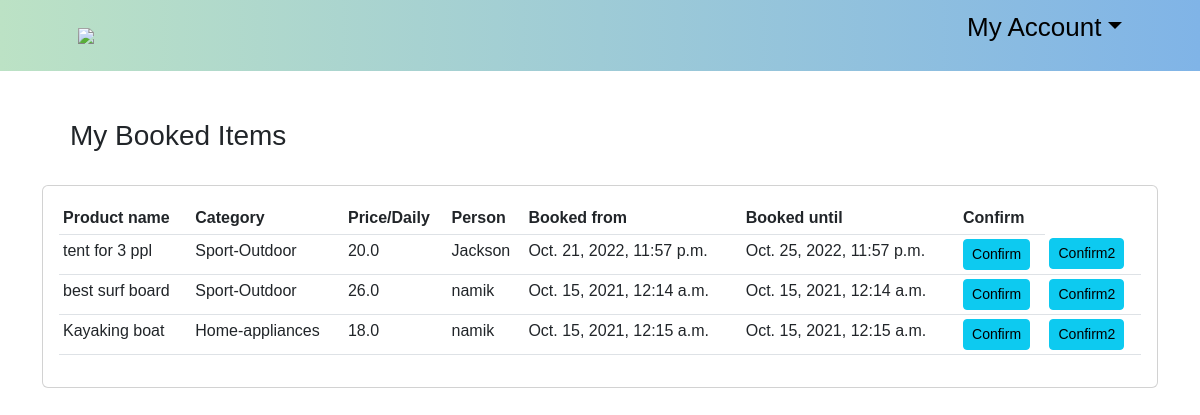
Page /my-booked-items/2/ (signed in) on the earlier database version.
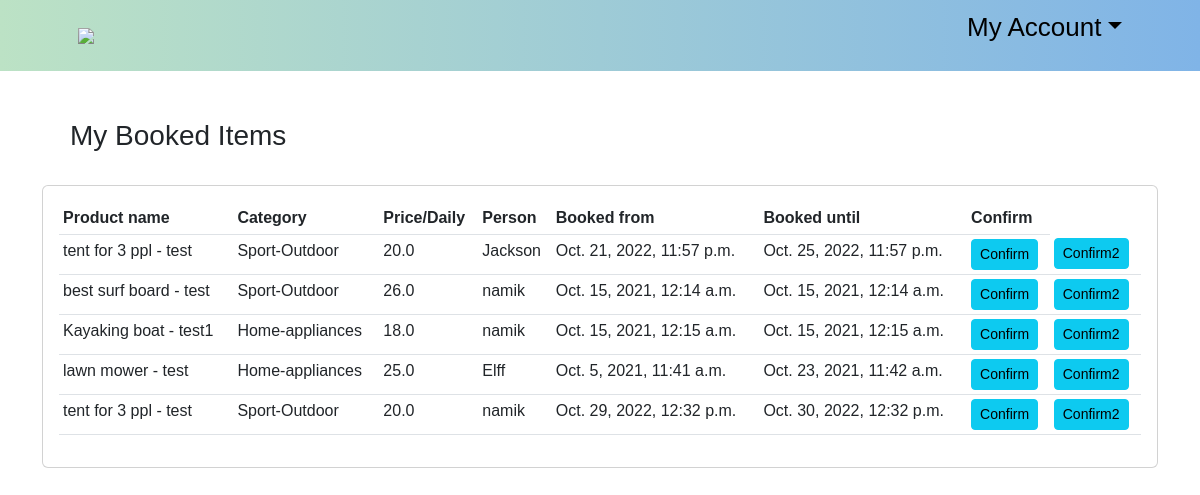
Same page on the later database version.
### ecommerce/models.py (models this page shows, shortened)
class Order_list(models.Model):
    STATUS = (('Pending', 'Pending'),
              ('Out for delivery', 'Out_for_delivery'),
              ('Delivered', 'Delivered'))
    customer = models.ForeignKey(Customer, null=True, on_delete=models.SET_NULL)
    product = models.ForeignKey(Product, null=True, on_delete=models.SET_NULL)
    date_ordered = models.DateTimeField(auto_now_add=True, null=True)
    complete = models.BooleanField(default=True)
    rent_from = models.DateTimeField(null=True)
    rent_to = models.DateTimeField(null=True)
    id = models.AutoField(primary_key=True)

class Product(models.Model):
    CATEGORY = (
                ('Sport-Outdoor', 'Sport & Outdoor'),
                ('Drones-cameras', 'Drones & cameras'),
                ('Electronics', 'Electronics'),
                ('Home-appliances', 'Home appliances'),
                ('Musical-equipments', 'Musical equipments'),
                ('Accessories','Accessories'),
                )
    customer = models.ForeignKey(Customer, null=True, on_delete=models.SET_NULL)
    name = models.CharField(max_length=200, null=True)
    price = models.FloatField(null=True)
    category = models.CharField(max_length=200, null=True,choices=CATEGORY)
    description = models.CharField(max_length=200, null=True, blank=True)
    date_created= models.DateTimeField(auto_now_add=True, null=True)
    available_from = models.DateTimeField(null=True)
    available_to = models.DateTimeField(null=True)
    item_pic = models.ImageField( null=True)
    item_pic_2 = models.ImageField(null=True, blank=True)
    item_pic_3 = models.ImageField(null=True, blank=True)
    item_pic_4 = models.ImageField(null=True, blank=True)
    def __str__(self):
        return self.name

class Customer (models.Model):
    user= models.OneToOneField(User, null=True, on_delete=models.CASCADE)
    name = models.CharField(max_length=100, null=True)
    phone=models.CharField(max_length=100, null=True)
    email=models.CharField(max_length=100, null=True)
    date_created= models.DateTimeField(auto_now_add=True)
    address = models.CharField(verbose_name="Address", max_length=100, null=True, blank=True)
    town = models.CharField(verbose_name="Town/City", max_length=100, null=True, blank=True)
    post_code = models.CharField(verbose_name="Post Code", max_length=8, null=True, blank=True)
    country = models.CharField(verbose_name="Country", max_length=100, null=True, blank=True)
    latitude = models.CharField(verbose_name="Latitude", max_length=50, null=True, blank=True)
    longitude = models.CharField(verbose_name="Longitude", max_length=50, null=True, blank=True)
    def __str__(self):
        return self.name

### ecommerce/views.py (the view)
# urls.py: path('my-booked-items/<str:pk>/', views.mybookeditems, name='mybookeditems'),
@login_required(login_url='login')
def mybookeditems(request, pk):
    customer = Customer.objects.get(id=pk)
    form = OrderForm(instance=customer)
    orders = Order_list.objects.all()
    context = {'form':form, 'customer':customer,'orders':orders}
    return render(request, 'my_booked_items.html', context)

### templates/my_booked_items.html (shortened to what this page needs)
<!DOCTYPE html>
{% extends 'old/main.html' %}
{% load static%}
{% load crispy_forms_tags %}
	{% block content %}
			<br><br><h3>&emsp;My Booked Items </h3><br>
			<div class="card card-body" style="overflow-y:auto; ">
				<table class="table table-sm">
					<tr>
						<th>Product name</th>
						<th>Category</th>
						<th>Price/Daily</th>
						<th>Person</th>
						<th>Booked from</th>
						<th>Booked until</th>
						<th>Confirm</th>
					</tr>
					{% for i in orders %}
						{% if i.product.customer == request.user.customer %}
							<tr>
								<td>{{ i.product }}</td>
								<td>{{ i.product.category }}</td>
								<td>{{ i.product.price }}</td>
								<td>{{ i.customer }}</td>
								<td>{{ i.rent_from }}</td>
								<td>{{ i.rent_to }}</td>
								<td><a id="se" onclick="Confirm()" class = "btn btn-sm btn-info" href="{% url 'confirmation' i.id %}">Confirm</a></td>
								<td><a id="sev" onclick="Confirm2()" class = "btn btn-sm btn-info" href="#">Confirm2</a></td>
							</tr>
						{%endif%}
					{% endfor %}
				</table>
			</div>
	{% endblock content %}

Differences in the rows shown:
changed through a linked row, Order_list "Oct. 21, 2022, 11:57 p.m.": product "tent for 3 ppl" → "tent for 3 ppl - test"
changed through a linked row, Order_list: product "best surf board" → "best surf board - test"
changed through a linked row, Order_list: product "Kayaking boat" → "Kayaking boat - test1"
added Order_list: product "lawn mower - test", product.category "Home-appliances", product.price "25.0", customer "Elff", rent_from "Oct. 5, 2021, 11:41 a.m.", rent_to "Oct. 23, 2021, 11:42 a.m."
added Order_list: product "tent for 3 ppl - test", product.category "Sport-Outdoor", product.price "20.0", customer "namik", rent_from "Oct. 29, 2022, 12:32 p.m.", rent_to "Oct. 30, 2022, 12:32 p.m."
